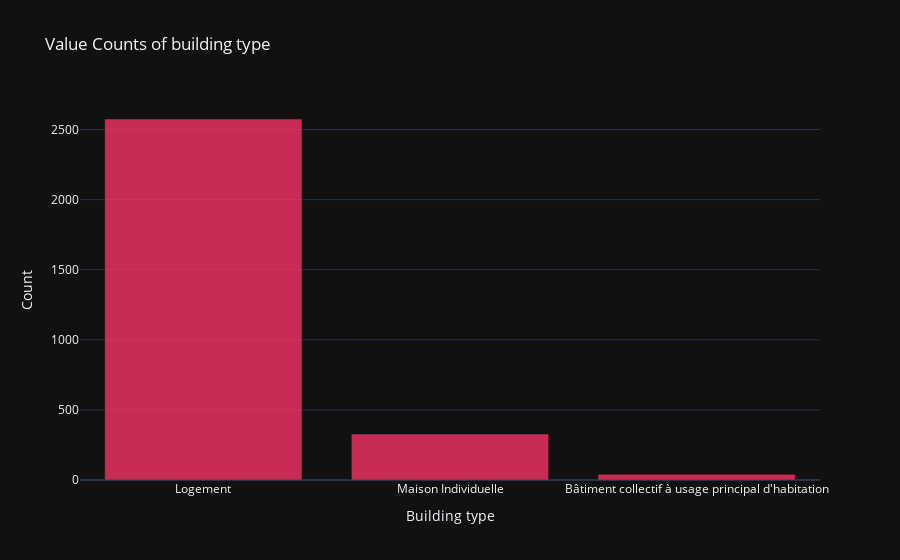

Here is the notebook cell this chart was saved with:
### Code cell
value_counts = data['tr002_type_batiment_description'].value_counts().reset_index()

value_counts.columns = ['tr002_type_batiment_description', 'Count']
fig = px.bar(value_counts, 
             x='tr002_type_batiment_description', 
             y='Count', 
             title='Value Counts of building type',
             template='plotly_dark',
             color_discrete_sequence=['#F63366'],
             opacity=0.8)


fig.update_layout(
    title="Value Counts of building type",
    xaxis_title="Building type",
    yaxis_title="Count",
    hoverlabel_bgcolor='white'
    )

fig.show()

### Figure 1 — Plotly figure (JSON) as saved in the notebook; plotly's stock layout.template omitted (floating-point values rounded to 4 significant figures)
{"data": [{"alignmentgroup": "True", "hovertemplate": "tr002_type_batiment_description=%{x}<br>Count=%{y}<extra></extra>", "legendgroup": "", "marker": {"color": "#F63366", "opacity": 0.8, "pattern": {"shape": ""}}, "name": "", "offsetgroup": "", "orientation": "v", "showlegend": false, "textposition": "auto", "type": "bar", "x": ["Logement", "Maison Individuelle", "Bâtiment collectif à usage principal d'habitation"], "xaxis": "x", "y": [2575, 328, 41], "yaxis": "y"}], "layout": {"barmode": "relative", "hoverlabel": {"bgcolor": "white"}, "legend": {"tracegroupgap": 0}, "title": {"text": "Value Counts of building type"}, "xaxis": {"anchor": "y", "domain": [0, 1], "title": {"text": "Building type"}}, "yaxis": {"anchor": "x", "domain": [0, 1], "title": {"text": "Count"}}}}
